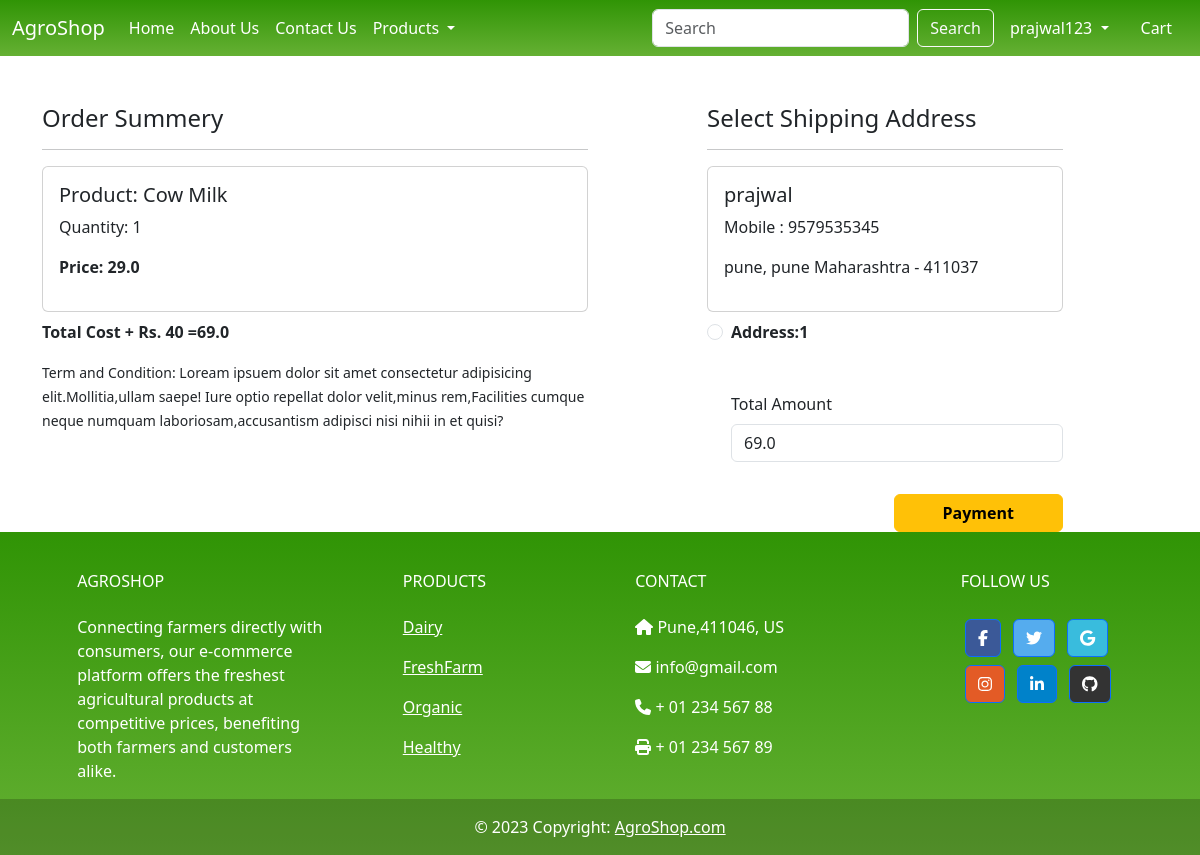
Page /checkout/ (signed in) on the committed database.
### app/models.py (models this page shows, shortened)
class Cart(models.Model):
    user = models.ForeignKey(User,on_delete=models.CASCADE)
    product=models.ForeignKey(Product,on_delete=models.CASCADE)
    quantity=models.PositiveIntegerField(default=1)

class Product(models.Model):
    title = models.CharField(max_length=100)
    selling_price = models.FloatField()
    discounted_price = models.FloatField()
    description = models.TextField(default='')
    composition = models.TextField(default='')
    prodapp = models.TextField(default='')
    category = models.CharField(choices=CATEGORY_CHOICES, max_length=2)
    product_image = models.ImageField(upload_to='product')

class Customer(models.Model):
    user = models.ForeignKey(User,on_delete=models.CASCADE)
    name = models.CharField(max_length=200)
    locality = models.CharField(max_length=200)
    city = models.CharField(max_length=50)
    mobile = models.IntegerField(default=0)
    zipcode = models.IntegerField()
    state  = models.CharField(choices=STATE_CHOICES, max_length=100)

### app/views.py (the view, shortened to what this page needs)
# urls.py: path('checkout/',views.checkout.as_view(),name='checkout'),
@method_decorator(login_required,name='dispatch')
class checkout(views.View):
    def get(self, request):
        user = request.user
        add = Customer.objects.filter(user=user)
        cart_items = Cart.objects.filter(user=user)
        famount = 0
        for p in cart_items:
            value = p.quantity * p.product.discounted_price
            famount = famount + value
        totalamount = famount + 40
        razoramount = int(totalamount * 100)
        client = razorpay.Client(auth=(settings.RAZOR_KEY_ID,settings.RAZOR_KEY_SECRET))
        data ={"amount":razoramount,"currency":"INR","receipt":"order_rcptid_12"}
        payment_response = client.order.create(data=data)
        print(payment_response)
        order_id = payment_response['id']
        order_status = payment_response['status']
        return render(request,'app/checkout.html',locals())

### app/templates/app/checkout.html (shortened to what this page needs)
{% extends 'app/base.html' %}
{% load static %}
{% block main-content %}
<div class="container">
 <div class="row mt-5">
   <div class="col-sm-6">
     <h4>Order Summery</h4>
     <hr>
     {% for item in cart_items %}
       <div class="card mb-2">
        <div class="card-body">
            <h5>Product: {{item.product.title}}</h5>
            <p>Quantity: {{item.quantity}}</p>
            <p class="fw-bold">Price: {{item.product.discounted_price}}</p>
        </div>
    </div>
    {% endfor %}
    <p class="fw-bold">Total Cost + Rs. 40 ={{totalamount}}</p>
    <small>Term and Condition: Loream ipsuem dolor sit amet consectetur adipisicing elit.Mollitia,ullam saepe! Iure optio repellat dolor velit,minus rem,Facilities cumque neque numquam laboriosam,accusantism adipisci nisi nihii in et quisi?</small>
</div>
<div class="col-sm-4 offset-sm-1">
    <h4>Select Shipping Address</h4>
    <hr>
    <form method="post" id="myform">
        {% for ad in add %}
        <div class="card">
            <div class="card-body">
                <h5>{{ad.name}}</h5>
                <p>Mobile  : {{ad.mobile}}</p>
                <p>{{ad.locality}} {{ad.city}} {{ad.state}} - {{ad.zipcode}}</p>
            </div>
        </div>
        <div class="form-check mt-2 mb-5">
            <input class="form-check-input" type="radio" name="custid" id="custadd{{forloop.counter}}" value="{{ad.id}}">
            <label class="form-check-label fw-bold" for="custadd{{forloop.counter}}">
                Address:{{forloop.counter}}</label>
        </div>
        {% endfor %}
         <div class="form-check mb-3">
            <label for="totalamount" class="form-label">Total Amount</label>
            <input type="number" class="form-control" name="totalamount" value={{totalamount}} readonly>
         </div>
         <div class="text-end">
            <button id="rzp-button1" type="submit" class="btn btn-warning mt-3 px-5 fw-bold">Payment</button>
           </div>
        </form>
      </div>
   </div>
</div>
{% endblock main-content %}

### app/templates/app/base.html (shortened to what this page needs)
<!DOCTYPE html>
{% load static %}
<html lang="en">
<head>
    <link href="https://cdn.jsdelivr.net/npm/bootstrap@5.3.0-alpha1/dist/css/bootstrap.min.css" rel="stylesheet">
    <link rel="stylesheet" href="{% static 'app/css/owl.carousel.min.css' %}">
    <link rel="stylesheet" href="{% static 'app/css/all.min.css' %}">
    <link rel="stylesheet" href="{% static 'app/css/style.css' %}">
</head>
<body>
    <nav class="navbar navbar-expand-lg navbar-dark bkgn">
        <div class="container-fluid">
          <a class="navbar-brand" href="#">AgroShop</a>
          <div class="collapse navbar-collapse" id="navbarSupportedContent">
            <ul class="navbar-nav me-auto mb-2 mb-lg-0">
              {% if request.user.is_authenticated %}
              <li class="nav-item">
                <a class="nav-link active" aria-current="page" href="/">Home</a>
              </li>
              <li class="nav-item">
                <a class="nav-link text-white" href="{% url 'about' %}">About Us</a>
              </li>
              <li class="nav-item">
                <a class="nav-link text-white" href="{% url 'contact' %}">Contact Us</a>
              </li>
              <li class="nav-item dropdown">
                <a class="nav-link text-white dropdown-toggle" href="#" id="navbarDropdown" role="button" data-bs-toggle="dropdown" aria-expanded="false">
                 Products
                </a>
              </li>
            </ul>
            <form class="d-flex" action="/search">
              <input class="form-control me-2" type="search" placeholder="Search" name="search" aria-label="Search">
              <button class="btn btn-outline-light" type="submit">Search</button>
            </form>
          <ul class="navbar-nav mb-2 mb-lg-0">
            <li class="nav-item dropdown mx-2">
                <a class="nav-link dropdown-toggle text-white" href="#" id="profileDropdown" role="button" data-bs-toggle="dropdown" aria-expanded="false">
                  {{request.user}}
                </a>
            </li>
            <li class="nav-item  mx-2">
              <a class="nav-link text-white" href="{% url 'showcart' %}">Cart</a>
            </li>
          </div>
            {% endif %}
        </div>
      </nav>
{% block main-content %}{% endblock main-content %}
<div >
  <footer
          class="text-center text-lg-start bkgn text-white"
          style="background-color: #929fba"
          >
    <div class="container p-4 pb-0">
      <section class="">
        <div class="row">
          <div class="col-md-3 col-lg-3 col-xl-3 mx-auto mt-3">
            <h6 class="text-uppercase mb-4 font-weight-bold">
              AgroShop
            </h6>
            <p>
              Connecting farmers directly with consumers, our e-commerce platform offers the freshest agricultural products at competitive prices, benefiting both farmers and customers alike.
            </p>
          </div>
          <div class="col-md-2 col-lg-2 col-xl-2 mx-auto mt-3">
            <h6 class="text-uppercase mb-4 font-weight-bold">Products</h6>
            <p>
              <a class="text-white">Dairy</a>
            </p>
            <p>
              <a class="text-white">FreshFarm</a>
            </p>
            <p>
              <a class="text-white">Organic</a>
            </p>
            <p>
              <a class="text-white">Healthy</a>
            </p>
          </div>
          <div class="col-md-4 col-lg-3 col-xl-3 mx-auto mt-3">
            <h6 class="text-uppercase mb-4 font-weight-bold">Contact</h6>
            <p><i class="fas fa-home mr-3"></i> Pune,411046, US</p>
            <p><i class="fas fa-envelope mr-3"></i> info@gmail.com</p>
            <p><i class="fas fa-phone mr-3"></i> + 01 234 567 88</p>
            <p><i class="fas fa-print mr-3"></i> + 01 234 567 89</p>
          </div>
          <div class="col-md-3 col-lg-2 col-xl-2 mx-auto mt-3">
            <h6 class="text-uppercase mb-4 font-weight-bold">Follow us</h6>
            <a
               class="btn btn-primary btn-floating m-1"
               style="background-color: #3b5998"
               href="#!"
               role="button"
               ><i class="fab fa-facebook-f"></i
              ></a>
            <a
               class="btn btn-primary btn-floating m-1"
               style="background-color: #55acee"
               href="#!"
               role="button"
               ><i class="fab fa-twitter"></i
              ></a>
            <a
               class="btn btn-primary btn-floating m-1"
               style="background-color: #39bcdd"
               href="#!"
               role="button"
               ><i class="fab fa-google"></i
              ></a>
            <a
               class="btn btn-primary btn-floating m-1"
               style="background-color: #e35b26"
               href="#!"
               role="button"
               ><i class="fab fa-instagram"></i
              ></a>
            <a
               class="btn btn-primary btn-floating m-1"
               style="background-color: #0082ca"
               href="#!"
               role="button"
               ><i class="fab fa-linkedin-in"></i
              ></a>
            <a
               class="btn btn-primary btn-floating m-1"
               style="background-color: #333333"
               href="#!"
               role="button"
               ><i class="fab fa-github"></i
              ></a>
          </div>
        </div>
      </section>
    </div>
    <div
         class="text-center p-3"
         style="background-color: rgba(0, 0, 0, 0.2)"
         >
      © 2023 Copyright:
      <a class="text-white" href="https://mdbootstrap.com/"
         >AgroShop.com</a
        >
    </div>
  </footer>
</div>
</body>
</html>

### app/static/app/css/style.css (style rules this page uses)
.bkgn { background-color:#fff;background-image:linear-gradient(#309405,#65b033); }

### rows in the picture
Cart: product "Cow Milk", quantity "1", product.discounted_price "29.0"
Customer: name "prajwal", mobile "9579535345", locality "pune,", city "pune", state "Maharashtra", zipcode "411037"

### other values in the picture
{{ request.user }} "prajwal123"
{{ totalamount }} "69.0"
